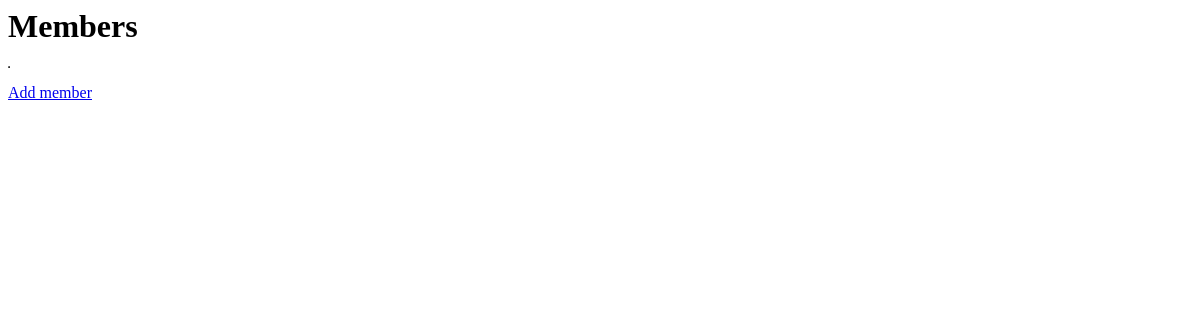
/members/, run on an earlier commit of the app's database.
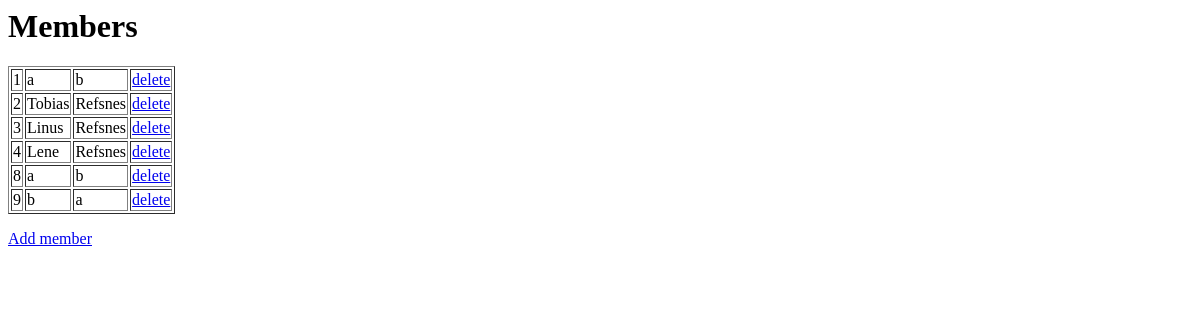
And on a later commit of the database.
### members/models.py (models this page shows)
class Members(models.Model):
  firstname = models.CharField(max_length=255)
  lastname = models.CharField(max_length=255)

### members/views.py (the view)
# urls.py: path('', views.index, name='index'),
def index(request):
  mymembers = Members.objects.all().values()
  template = loader.get_template('index.html')
  context = {
    'mymembers': mymembers,
  }
  return HttpResponse(template.render(context, request))

### members/templates/index.html
<h1>Members</h1>
<table border="1">
{% for x in mymembers %}
  <tr>
  <td>{{ x.id }}</td>
  <td>{{ x.firstname }}</td>
  <td>{{ x.lastname }}</td>
  <td><a href="delete/{{ x.id }}">delete</a></td>
  </tr>
{% endfor %}
</table>
<p>
<a href="add/">Add member</a>
</p>

What changed in the data, as far as the page shows it:
added Members: id "1", firstname "a", lastname "b"
added Members: id "2", firstname "Tobias", lastname "Refsnes"
added Members: id "3", firstname "Linus", lastname "Refsnes"
added Members: id "4", firstname "Lene", lastname "Refsnes"
added Members: id "8", firstname "a", lastname "b"
added Members: id "9", firstname "b", lastname "a"
